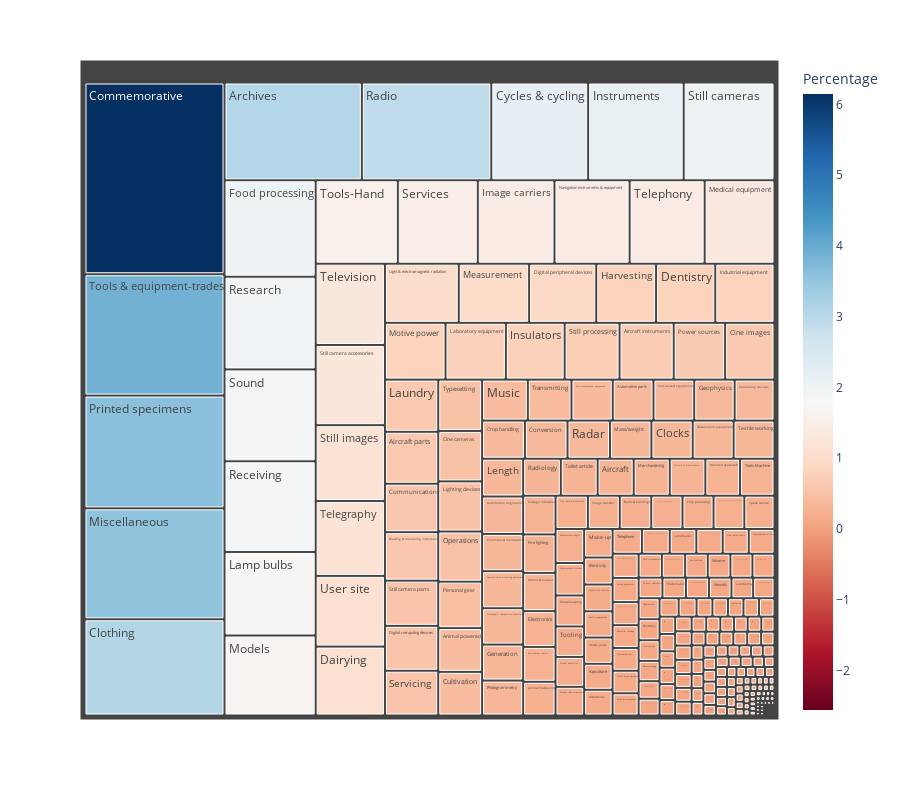

This figure's notebook cell:
### Markdown cell above
We chose to use a treemap as we wanted to show implied hierarchy amongst the artifacts.  Seeing that commemorative was the highest by quite a bit, we see that it is prioritized.  Why is this?

### Code cell
fig = px.treemap(categorydf, path=['Category'], values='Count',
                  color='Percentage', hover_data=['Percentage'],
                  color_continuous_scale='RdBu',
                  color_continuous_midpoint=np.average(categorydf['Percentage'], weights=categorydf['Percentage']))

fig.data[0].hovertemplate = '%{label}<br> Count: %{value}'

fig.update_layout(
    autosize=False,
    width=900,
    height=800,)

fig

### Figure 1 — Plotly figure (JSON) as saved in the notebook; plotly's stock layout.template omitted (floating-point values rounded to 4 significant figures; data arrays with more than 128 entries replaced by an {"elided": "..."} marker saying what was removed)
{"data": [{"branchvalues": "total", "customdata": {"elided": "265x2 float values"}, "domain": {"x": [0, 1], "y": [0, 1]}, "hovertemplate": "%{label}<br> Count: %{value}", "ids": {"elided": "265 str values"}, "labels": {"elided": "265 str values"}, "marker": {"coloraxis": "coloraxis", "colors": {"elided": "265 float values"}}, "name": "", "parents": {"elided": "265 str values"}, "type": "treemap", "values": {"elided": "265 int values"}}], "layout": {"autosize": false, "coloraxis": {"cmid": 1.795, "colorbar": {"title": {"text": "Percentage"}}, "colorscale": [[0, "rgb(103,0,31)"], [0.1, "rgb(178,24,43)"], [0.2, "rgb(214,96,77)"], [0.3, "rgb(244,165,130)"], [0.4, "rgb(253,219,199)"], [0.5, "rgb(247,247,247)"], [0.6, "rgb(209,229,240)"], [0.7, "rgb(146,197,222)"], [0.8, "rgb(67,147,195)"], [0.9, "rgb(33,102,172)"], [1, "rgb(5,48,97)"]]}, "height": 800, "legend": {"tracegroupgap": 0}, "margin": {"t": 60}, "width": 900}}
